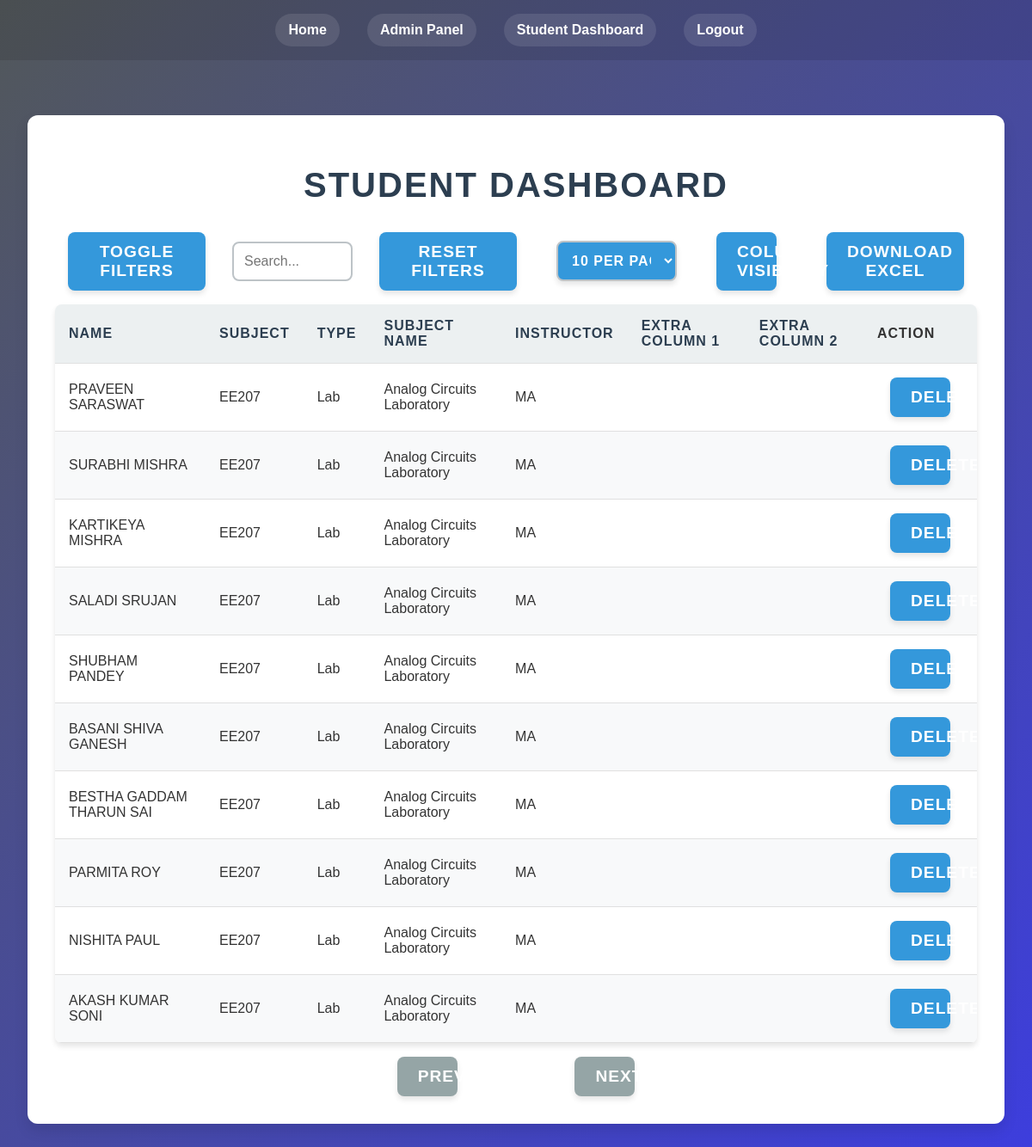
The app's page /student_dashboard (signed in) with its own data.
### models.py (models this page shows)
class StudentData(db.Model):
    id = db.Column(db.Integer, primary_key=True)
    student_name = db.Column(db.String(100), nullable=False)
    subject = db.Column(db.String(100), nullable=False)
    subject_type = db.Column(db.String(50))
    subject_name = db.Column(db.String(100))
    instructor = db.Column(db.String(100))
    extra_column1 = db.Column(db.String(100))
    extra_column2 = db.Column(db.String(100))

### routes.py (the view, shortened to what this page needs)
@app.route("/student_dashboard")
@login_required
def student_dashboard():
    if current_user.role not in ['student', 'admin', 'pg_student_admin', 'equipment_admin', 'space_admin', 'super_admin']:
        flash('Access denied. You must be a student, admin, PG student admin, equipment admin or space admin to view this page.', 'danger')
        return redirect(url_for('home'))
    if current_user.role in ['admin', 'equipment_admin']:
        student_data = StudentData.query.all()
        return render_template('student_dashboard.html',
                               title='Student Dashboard',
                               student_data=student_data,
                               user_role=current_user.role,
                               is_admin=True)

### models.py (called while the page is built)
@login_manager.user_loader
def load_user(user_id):
    return User.query.get(int(user_id))

### templates/student_dashboard.html (shortened to what this page needs)
{% extends "layout.html" %}
{% block content %}
<div class="dashboard-container">
    <h1>Student Dashboard</h1>
    <div class="control-panel">
        {% if current_user.role == 'admin' or current_user.role == 'super_admin'%}
        <button id="toggleFilters" class="btn">Toggle Filters</button>
        <input type="text" id="searchInput" class="search-input" placeholder="Search...">
        <button id="resetFilters" class="btn">Reset Filters</button>
        <select id="pageSize" class="btn">
            <option value="10">10 per page</option>
        </select>
        <div class="column-visibility">
            <button class="btn column-visibility-btn">Column Visibility</button>
        </div>
        <button id="downloadExcel" class="btn">Download Excel</button>
        {% endif %}
    </div>
    <div class="table-container">
        <table id="studentTable">
            <thead>
                <tr>
                    <th class="column-header" data-column="student_name">Name</th>
                    <th class="column-header" data-column="subject">Subject</th>
                    <th class="column-header" data-column="subject_type">Type</th>
                    <th class="column-header" data-column="subject_name">Subject Name</th>
                    <th class="column-header" data-column="instructor">Instructor</th>
                    <th class="column-header" data-column="extra_column1">Extra Column 1</th>
                    <th class="column-header" data-column="extra_column2">Extra Column 2</th>
                    {% if current_user.role == 'admin' or current_user.role == 'super_admin' %}
                    <th>Action</th>
                    {% endif %}
                </tr>
            </thead>
            <tbody>
                {% for data in student_data %}
                    <tr>
                        <td>{{ data.student_name }}</td>
                        <td>{{ data.subject }}</td>
                        <td>{{ data.subject_type }}</td>
                        <td>{{ data.subject_name }}</td>
                        <td>{{ data.instructor }}</td>
                        <td>{{ data.extra_column1 }}</td>
                        <td>{{ data.extra_column2 }}</td>
                        {% if current_user.role == 'admin' or current_user.role == 'super_admin'%}
                        <td>
                            <form action="{{ url_for('delete_student_data', id=data.id) }}" method="POST">
                                <button type="submit" class="btn">Delete</button>
                            </form>
                        </td>
                        {% endif %}
                    </tr>
                {% endfor %}
            </tbody>
        </table>
    </div>
    {% if current_user.role == 'admin' or current_user.role == 'super_admin'%}
    <div class="pagination">
        <button id="prevPage" class="btn">Previous</button>
        <span id="pageInfo"></span>
        <button id="nextPage" class="btn">Next</button>
    </div>
    {% endif %}
</div>
{% endblock content %}

### templates/layout.html (shortened to what this page needs)
<!DOCTYPE html>
<html lang="en">
<head>
    <link rel="stylesheet" href="{{ url_for('static', filename='css/styles.css') }}">
    <link rel="stylesheet" href="https://cdnjs.cloudflare.com/ajax/libs/font-awesome/5.15.3/css/all.min.css">
</head>
<body>
    <header>
        <nav>
            <ul>
                <li><a href="{{ url_for('home') }}">Home</a></li>
                {% if current_user.is_authenticated %}
                    {% if current_user.role == 'student' %}
                        <li><a href="{{ url_for('student_dashboard') }}">Student Dashboard</a></li>
                    {% elif current_user.role == 'admin' %}
                        <li><a href="{{ url_for('admin_panel') }}">Admin Panel</a></li>
                        <li><a href="{{ url_for('student_dashboard') }}">Student Dashboard</a></li>
                    {% elif current_user.role == 'teaching_assistant' %}
                        <li><a href="{{ url_for('teaching_assistant_dashboard') }}">TA Dashboard</a></li>
                    {% endif %}
                    <li><a href="{{ url_for('logout') }}">Logout</a></li>
                {% else %}
                    <li><a href="{{ url_for('login') }}">Login</a></li>
                    <li><a href="{{ url_for('register') }}">Register</a></li>
                {% endif %}
            </ul>
        </nav>
    </header>
    <main>
        {% block content %}{% endblock %}
    </main>
</body>
</html>

### static/css/styles.css (style rules this page uses)
body { background: linear-gradient(135deg, #52585a 0%, #1313d9cf 100%); color: #ffffff; font-family: 'Poppins', sans-serif; margin: 0; padding: 0; min-height: 100vh; display: flex; flex-direction: column; }
header { background-color: rgba(0, 0, 0, 0.1); padding: 1rem 0; }
nav ul { list-style-type: none; padding: 0; margin: 0; display: flex; justify-content: center; }
nav ul li { margin: 0 1rem; position: relative; transition: all 0.3s ease; }
nav ul li a { color: #ffffff; text-decoration: none; font-weight: 600; transition: all 0.3s ease; padding: 10px 15px; border-radius: 25px; background-color: rgba(255, 255, 255, 0.1); display: inline-block; }
nav ul li::after { content: ''; position: absolute; width: 0; height: 2px; background-color: #FFD93D; bottom: -5px; left: 50%; transform: translateX(-50%); transition: width 0.3s ease; }
main { flex-grow: 1; padding: 2rem; max-width: 1200px; margin: 0 auto; width: 100%; box-sizing: border-box; }
.btn { display: inline-block; padding: 15px 40px; margin: 0 15px; border-radius: 50px; font-size: 1.2rem; font-weight: bold; text-decoration: none; transition: all 0.3s ease; text-transform: uppercase; letter-spacing: 1px; }

### templates/student_dashboard.html (style rules this page uses)
body { background-color: #f0f4f8; font-family: 'Arial', sans-serif; }
.dashboard-container { max-width: 1200px; margin: 2rem auto; padding: 2rem; background-color: #ffffff; border-radius: 12px; box-shadow: 0 8px 16px rgba(0, 0, 0, 0.1); }
h1 { font-size: 2.5rem; color: #2c3e50; text-align: center; margin-bottom: 2rem; text-transform: uppercase; letter-spacing: 2px; }
.control-panel { display: flex; justify-content: space-between; align-items: center; margin-bottom: 1rem; flex-wrap: wrap; gap: 1rem; }
.control-panel > * { flex: 1; }
.btn { background-color: #3498db; color: #ffffff; border: none; padding: 0.75rem 1.5rem; border-radius: 8px; cursor: pointer; transition: all 0.3s ease; font-weight: bold; text-transform: uppercase; letter-spacing: 1px; box-shadow: 0 4px 6px rgba(0, 0, 0, 0.1); width: 70px; }
.search-input, .filter-input, #pageSize { width: 100%; padding: 0.75rem; border: 2px solid #bdc3c7; border-radius: 8px; font-size: 1rem; transition: all 0.3s ease; }
.table-container { background-color: #ffffff; border-radius: 8px; overflow: hidden; box-shadow: 0 4px 6px rgba(0, 0, 0, 0.1); }
table { width: 100%; border-collapse: separate; border-spacing: 0; }
th, td { padding: 1rem; text-align: left; border-bottom: 1px solid #e0e0e0; color: #333333; }
th { background-color: #ecf0f1; font-weight: bold; text-transform: uppercase; letter-spacing: 1px; position: sticky; top: 0; z-index: 10; }
tr:nth-child(even) { background-color: #f8f9fa; }
.column-header { cursor: pointer; color: #2c3e50; }
.pagination { display: flex; justify-content: center; margin-top: 1rem; gap: 0.5rem; }
.pagination button { background-color: #95a5a6; }
.column-visibility { position: relative; display: inline-block; }

### records on screen
StudentData: student_name "PRAVEEN SARASWAT", subject "EE207", subject_type "Lab", subject_name "Analog Circuits Laboratory", instructor "MA"
StudentData: student_name "SURABHI MISHRA", subject "EE207", subject_type "Lab", subject_name "Analog Circuits Laboratory", instructor "MA"
StudentData: student_name "KARTIKEYA MISHRA", subject "EE207", subject_type "Lab", subject_name "Analog Circuits Laboratory", instructor "MA"
StudentData: student_name "SALADI SRUJAN", subject "EE207", subject_type "Lab", subject_name "Analog Circuits Laboratory", instructor "MA"
StudentData: student_name "SHUBHAM PANDEY", subject "EE207", subject_type "Lab", subject_name "Analog Circuits Laboratory", instructor "MA"
StudentData: student_name "BASANI SHIVA GANESH", subject "EE207", subject_type "Lab", subject_name "Analog Circuits Laboratory", instructor "MA"
StudentData: student_name "BESTHA GADDAM THARUN SAI", subject "EE207", subject_type "Lab", subject_name "Analog Circuits Laboratory", instructor "MA"
StudentData: student_name "PARMITA ROY", subject "EE207", subject_type "Lab", subject_name "Analog Circuits Laboratory", instructor "MA"
StudentData: student_name "NISHITA PAUL", subject "EE207", subject_type "Lab", subject_name "Analog Circuits Laboratory", instructor "MA"
StudentData: student_name "AKASH KUMAR SONI", subject "EE207", subject_type "Lab", subject_name "Analog Circuits Laboratory", instructor "MA"
